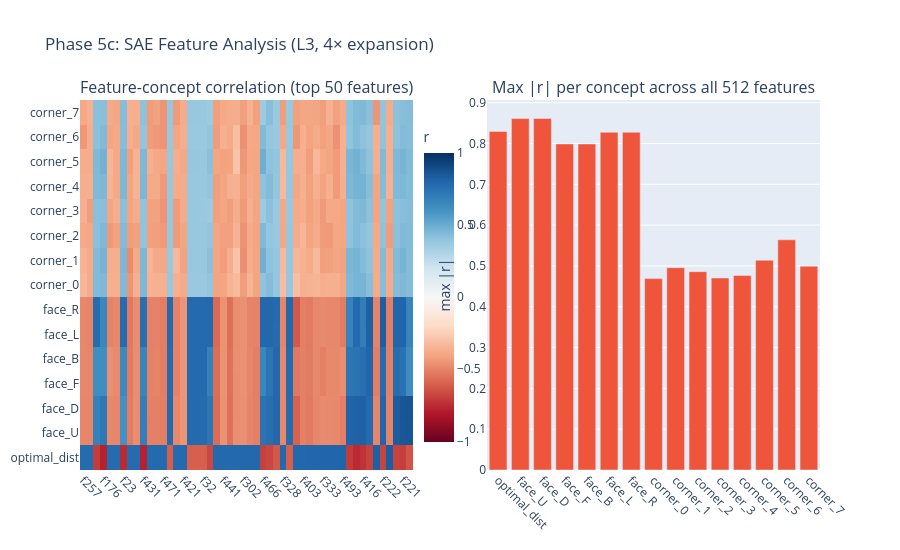

Write notebook code for a chart like this one.
### Code cell
# Heatmap: top 50 features by max concept alignment
cnames = list(correlations.keys())
corr_matrix = np.stack([correlations[c] for c in cnames])  # (n_concepts, d_hid)
top50 = np.argsort(np.abs(corr_matrix).max(0))[-50:]

fig = make_subplots(rows=1, cols=2, subplot_titles=[
    'Feature-concept correlation (top 50 features)',
    'Max |r| per concept across all 512 features',
])
fig.add_trace(go.Heatmap(
    z=corr_matrix[:, top50], x=[f'f{i}' for i in top50], y=cnames,
    colorscale='RdBu', zmid=0, zmin=-1, zmax=1,
    colorbar=dict(title='r', len=0.9, x=0.45),
), row=1, col=1)
max_r = [float(np.abs(correlations[c]).max()) for c in cnames]
fig.add_trace(go.Bar(x=cnames, y=max_r, showlegend=False), row=1, col=2)
fig.update_layout(
    title=f'Phase 5c: SAE Feature Analysis (L3, {EXPANSION}× expansion)',
    height=550,
)
fig.update_xaxes(tickangle=45, row=1, col=1)
fig.update_xaxes(tickangle=45, row=1, col=2)
fig.update_yaxes(title_text='max |r|', row=1, col=2)
fig.show()

### Figure 1 — Plotly figure (JSON) as saved in the notebook; plotly's stock layout.template omitted (floating-point values rounded to 4 significant figures; data arrays with more than 128 entries replaced by an {"elided": "..."} marker saying what was removed)
{"data": [{"colorbar": {"len": 0.9, "title": {"text": "r"}, "x": 0.45}, "colorscale": [[0.0, "rgb(103,0,31)"], [0.1, "rgb(178,24,43)"], [0.2, "rgb(214,96,77)"], [0.3, "rgb(244,165,130)"], [0.4, "rgb(253,219,199)"], [0.5, "rgb(247,247,247)"], [0.6, "rgb(209,229,240)"], [0.7, "rgb(146,197,222)"], [0.8, "rgb(67,147,195)"], [0.9, "rgb(33,102,172)"], [1.0, "rgb(5,48,97)"]], "type": "heatmap", "x": ["f257", "f400", "f488", "f176", "f499", "f33", "f23", "f290", "f10", "f431", "f321", "f252", "f471", "f121", "f265", "f421", "f397", "f90", "f32", "f240", "f40", "f441", "f228", "f29", "f302", "f359", "f108", "f466", "f497", "f4", "f328", "f393", "f104", "f403", "f338", "f454", "f333", "f146", "f305", "f493", "f126", "f501", "f416", "f374", "f245", "f222", "f51", "f224", "f221", "f13"], "xaxis": "x", "y": ["optimal_dist", "face_U", "face_D", "face_F", "face_B", "face_L", "face_R", "corner_0", "corner_1", "corner_2", "corner_3", "corner_4", "corner_5", "corner_6", "corner_7"], "yaxis": "y", "z": {"elided": "15x50 float values"}, "zmax": 1, "zmid": 0, "zmin": -1}, {"showlegend": false, "type": "bar", "x": ["optimal_dist", "face_U", "face_D", "face_F", "face_B", "face_L", "face_R", "corner_0", "corner_1", "corner_2", "corner_3", "corner_4", "corner_5", "corner_6", "corner_7"], "xaxis": "x2", "y": [0.8295, 0.8611, 0.8613, 0.799, 0.7988, 0.8276, 0.8278, 0.469, 0.4957, 0.4861, 0.4705, 0.4767, 0.514, 0.564, 0.4994], "yaxis": "y2"}], "layout": {"annotations": [{"font": {"size": 16}, "showarrow": false, "text": "Feature-concept correlation (top 50 features)", "x": 0.225, "xanchor": "center", "xref": "paper", "y": 1.0, "yanchor": "bottom", "yref": "paper"}, {"font": {"size": 16}, "showarrow": false, "text": "Max |r| per concept across all 512 features", "x": 0.775, "xanchor": "center", "xref": "paper", "y": 1.0, "yanchor": "bottom", "yref": "paper"}], "height": 550, "title": {"text": "Phase 5c: SAE Feature Analysis (L3, 4× expansion)"}, "xaxis": {"anchor": "y", "domain": [0.0, 0.45], "tickangle": 45}, "xaxis2": {"anchor": "y2", "domain": [0.55, 1.0], "tickangle": 45}, "yaxis": {"anchor": "x", "domain": [0.0, 1.0]}, "yaxis2": {"anchor": "x2", "domain": [0.0, 1.0], "title": {"text": "max |r|"}}}}
